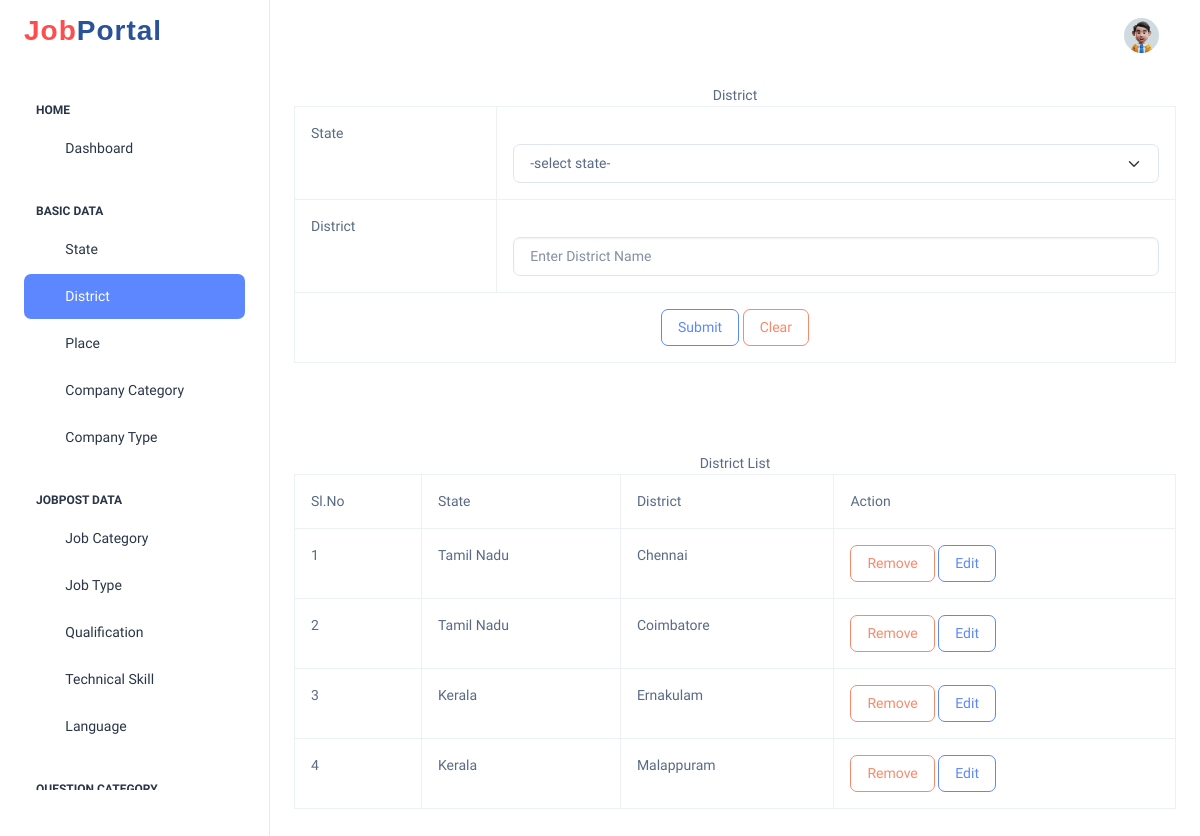
Page /Project/Admin/District.php on the committed database.
### tables this page shows
CREATE TABLE `tbl_district` (
  `district_id` int(11) NOT NULL,
  `district_name` varchar(70) NOT NULL,
  `state_id` int(11) NOT NULL,
  `district_status` int(11) NOT NULL DEFAULT 0
);

CREATE TABLE `tbl_state` (
  `state_id` int(11) NOT NULL,
  `state_name` varchar(30) NOT NULL,
  `state_status` int(11) NOT NULL DEFAULT 0
);

### Project/Admin/District.php (the view, shortened to what this page needs)
<?php
include("../Assets/Connection/Connection.php");
include("Header.php");
$districtname="";
	  ?>
<!DOCTYPE html PUBLIC "-//W3C//DTD XHTML 1.0 Transitional//EN" "http://www.w3.org/TR/xhtml1/DTD/xhtml1-transitional.dtd">
<html xmlns="http://www.w3.org/1999/xhtml">
<head>
</head>
<body>
<div align="center">District
</div>
<form action="" method="post">
  <table class="table table-bordered table-hover">
    <tr>
      <td>State</td>
      <td><label for="sel_state"></label>
        <div align="center">
          <select name="sel_state" id="sel_state" class="form-select" >
            <option>-select state-</option>
          </select>
      </div></td>
    </tr>
    <tr>
      <td>District </td>
      <td><label for="txt_dist_name"></label>
      <input type="text" name="txt_dist_name" id="txt_dist_name" class="form-control" placeholder="Enter District Name" value="<?php echo $districtname ?>" required/>
      </td>
    </tr>
    <tr>
      <td colspan="2"><div align="center">
        <input type="submit" name="btn_submit" id="btn_submit" value="Submit" class="btn btn-outline-primary"/>
        <input type="reset" name="btn_clear" id="btn_clear" value="Clear" class="btn btn-outline-danger">
      </div></td>
    </tr>
  </table>
  <p>&nbsp;</p>
  <p>&nbsp;</p>
  <div align="center">District List
</div>
 <table class="table table-bordered table-hover">
  <tr>
    <td>Sl.No</td>
    <td>State</td>
    <td>District</td>
    <td>Action</td>
  </tr>
  <?php
  $i=0;
  $selQry="select * from tbl_district p inner join tbl_state d on p.state_id = d.state_id and district_status=0 ORDER BY district_name ASC";
  $row=$Con->query($selQry);
  while($data=$row->fetch_assoc())
  {
	  $i++;
  ?>
  <tr>
    <td><?php echo $i?></td>
    <td><?php echo $data['state_name']?></td>
    <td><?php echo $data['district_name']?></td>
    <td>
    <a href = "District.php?rid=<?php echo $data['district_id'] ?>" class="btn btn-outline-danger">Remove</a>
    <a href = "District.php?edit_id=<?php echo $data['district_id'] ?>" class="btn btn-outline-primary">Edit</a>
    </td>
  </tr>
  <?php
  }
  ?>
</table>
</form>
</body>
</html>
<?php
include("Footer.php");
?>

### rows in the picture
tbl_district: state.state_name "Tamil Nadu", district_name "Chennai"
tbl_district: state.state_name "Tamil Nadu", district_name "Coimbatore"
tbl_district: state.state_name "Kerala", district_name "Ernakulam"
tbl_district: state.state_name "Kerala", district_name "Malappuram"
